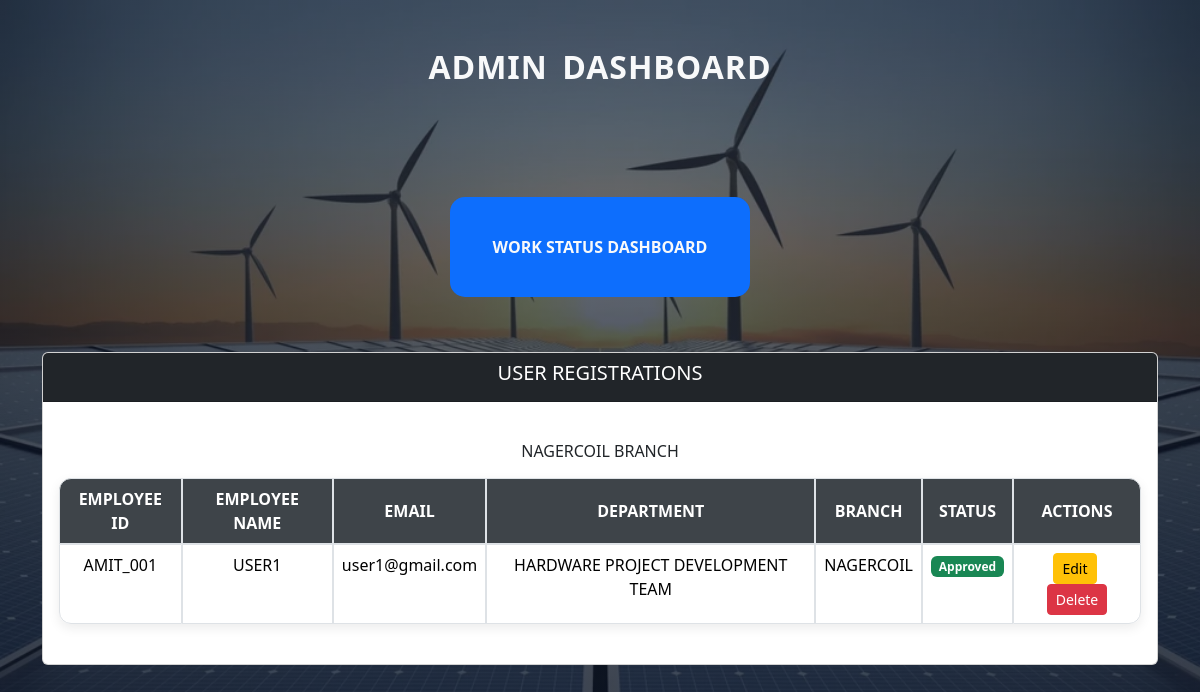
Screenshot of /admin-dashboard/ with the database file from the repository.
### amit_logins/models.py (models this page shows, shortened)
class User(AbstractUser):
    DEPARTMENT_CHOICES = [
        ('HARDWARE PROJECT DEVELOPMENT TEAM', 'HARDWARE PROJECT DEVELOPMENT TEAM'),
        ('ADMIN TEAM', 'ADMIN TEAM'),
        ('ADMIN-MANAGEMENT WORK TEAM', 'ADMIN-MANAGEMENT WORK TEAM'),
    ]
    BRANCH_CHOICES = [
        ('NAGERCOIL', 'NAGERCOIL'),
    ]
    employee_name = models.CharField(max_length=100, null=True, blank=True)
    department = models.CharField(max_length=50, choices=DEPARTMENT_CHOICES)
    branch = models.CharField(max_length=20, choices=BRANCH_CHOICES)
    is_team_leader = models.BooleanField(default=False)
    is_approved = models.BooleanField(default=False)

### amit_logins/views.py (the view)
# urls.py: path('admin-dashboard/', views.admin_dashboard, name='admin_dashboard'),
def admin_dashboard(request):
    user_registrations = User.objects.all().order_by('username')
    BRANCHES = ['NAGERCOIL']
    work_status_records = WorkStatus.objects.all()
    DEPARTMENT_CHOICES = [
    'hardware project development team',
    'Admin team',
]
    context = {
        'user_registrations': user_registrations,
        'departments': DEPARTMENT_CHOICES,
        'branches': BRANCHES,
    }
    return render(request, 'logins/admin_dashboard.html', context)

### amit_logins/templates/logins/admin_dashboard.html (shortened to what this page needs)
{% extends 'logins/base.html' %}
{% block content %}
<!DOCTYPE html>
<html lang="en">
<head>
</head>
<body>
    <h2 class="text-center text-light mt-5" >ADMIN DASHBOARD</h2><br><br>
<div class=" d-flex justify-content-around">
    <div class=" d-flex   flex-column">
        <a href="{% url 'workstatus_branch_list' %}" class="btn  text-light mt-5"><div class="box text-light bg-primary">WORK STATUS DASHBOARD</div></a>
    </div>
</div>
<div class="container mt-4">
    <div class="card mb-4 mt-5">
        <div class="card-header bg-dark text-white">
            <h5 class="text-center text-uppercase">User Registrations</h5>
        </div>
        <div class="card-body">
            {% for branch in branches %}
                <h6 class="mt-4 mb-2 text-uppercase text-center">{{ branch }} Branch</h6>
                <table class="table table-bordered table-rounded mb-4 text-center mt-3">
                    <thead class="table-light text-uppercase">
                        <tr class="">
                            <th>EMPLOYEE ID</th>
                            <th>EMPLOYEE NAME</th>
                            <th>EMAIL</th>
                            <th>DEPARTMENT</th>
                            <th>BRANCH</th>
                            <th>STATUS</th>
                            <th>ACTIONS</th>
                        </tr>
                    </thead>
                    <tbody>
                        {% with users=user_registrations %}
                            {% for user in users %}
                                {% if user.branch == branch %}
                                    <tr>
                                        <td>{{ user.username }}</td>
                                        <td>{{ user.employee_name }}</td>
                                        <td>{{ user.email }}</td>
                                        <td>{{ user.department }}</td>
                                        <td>{{ user.branch }}</td>
                                        <td>
                                            {% if user.is_approved %}
                                                <span class="badge bg-success">Approved</span>
                                            {% else %}
                                                <span class="badge bg-warning text-dark">Pending</span>
                                            {% endif %}
                                        </td>
                                        <td>
                                            <a href="{% url 'edit_user' user.id %}" class="btn btn-warning btn-sm me-1">Edit</a>
                                            <a href="{% url 'delete_user' user.id %}" class="btn btn-danger btn-sm"
                                            onclick="return confirm('Are you sure you want to delete {{ user.username }}?');">
                                            Delete
                                         </a>
                                        </td>
                                    </tr>
                                {% endif %}
                            {% empty %}
                                <tr><td colspan="6" class="text-center">No user registrations for this branch.</td></tr>
                            {% endfor %}
                        {% endwith %}
                    </tbody>
                </table>
            {% endfor %}
        </div>
    </div>
<br><br><br><br>
</body>
</html>
{% endblock %}

### rows the page displays
User: username "AMIT_001", employee_name "USER1", email "user1@gmail.com", department "HARDWARE PROJECT DEVELOPMENT TEAM", branch "NAGERCOIL", is_approved "Approved"

### other values shown
{{ branch }} "NAGERCOIL"
